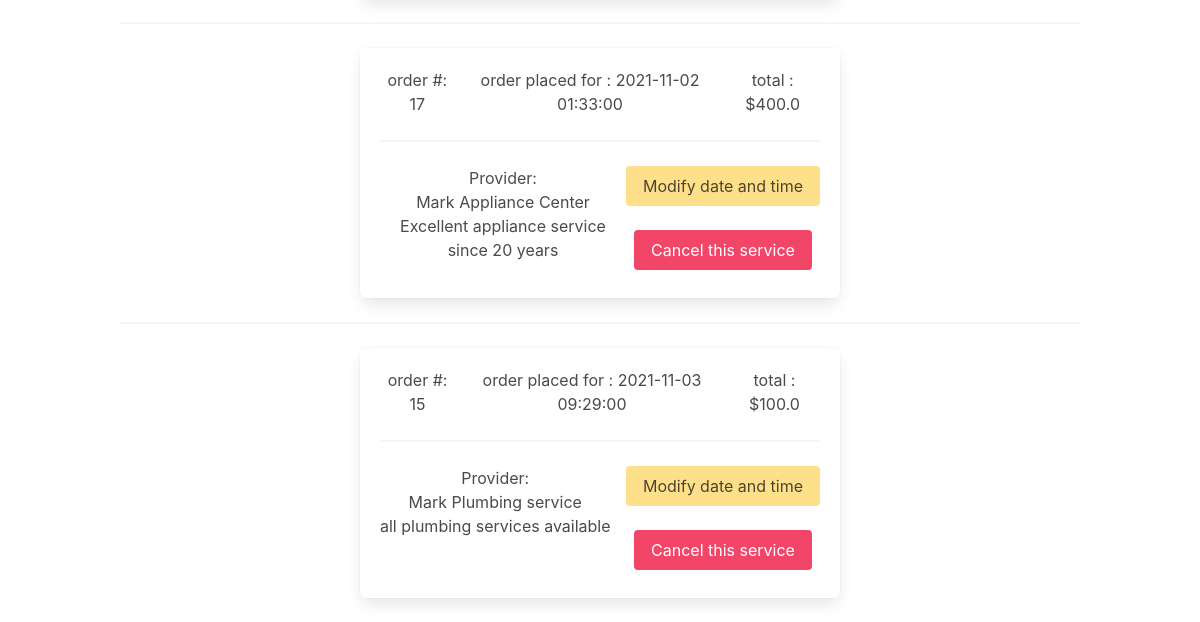
The page /order_history (lower part) on the database as committed earlier.
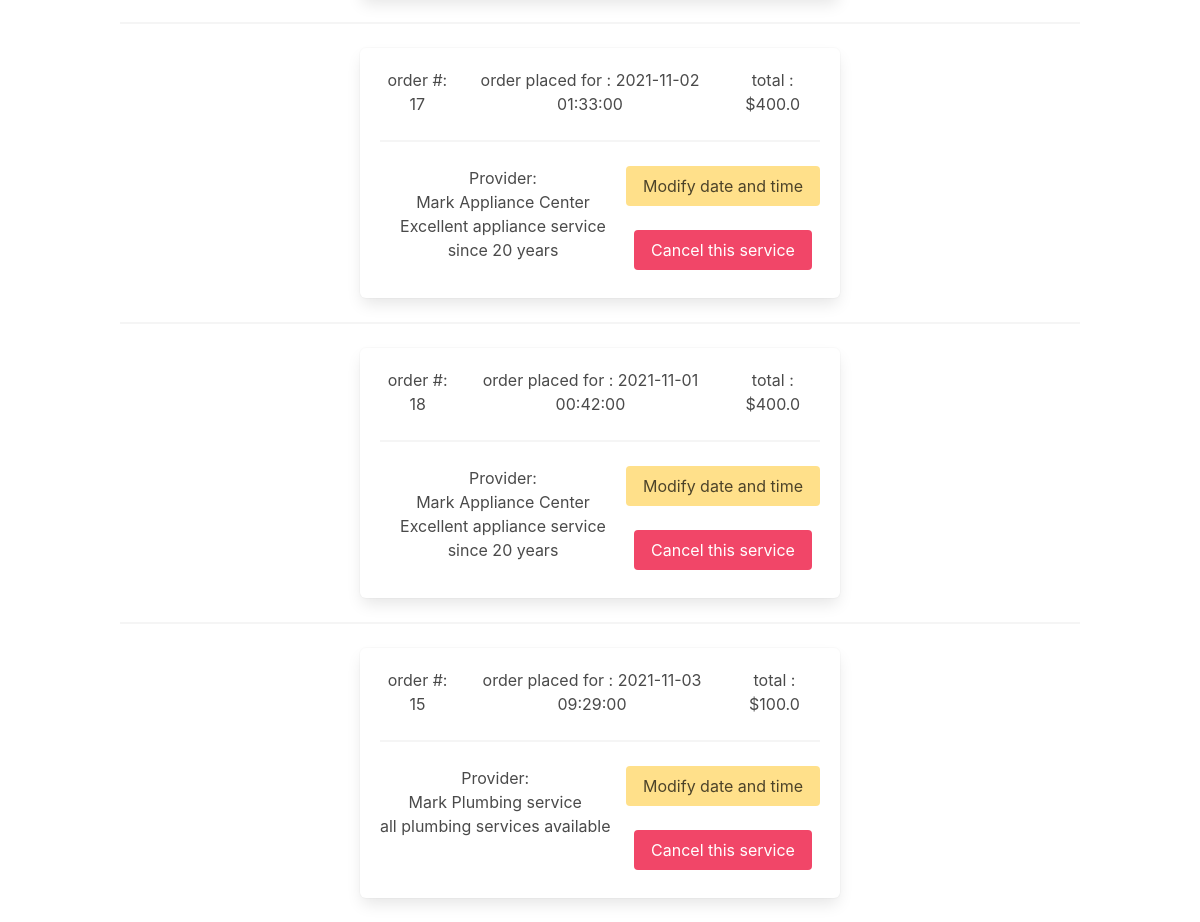
The same page on the database as committed later.
### serveme/models.py (models this page shows, shortened)
class Order (db.Model):
    order_id        = db.Column(db.Integer, primary_key=True)
    provider_id     = db.Column(db.Integer, nullable=False)
    service_id      = db.Column(db.Integer, nullable=False)
    userID         = db.Column(db.Integer, db.ForeignKey('user.userID'), nullable=False)
    cost            = db.Column(db.Float(precision=2), nullable=False)
    review_id       = db.Column(db.Integer)
    description     = db.Column(db.String(255))
    date            = db.Column(db.DateTime())

class Service (db.Model):
    __searchable__  = ['description']
    provider_id     = db.Column(db.Integer, db.ForeignKey('provider.provider_id'), nullable=False)
    service_id      = db.Column(db.Integer, nullable=False, primary_key=True)
    rating_avg      = db.Column(db.Float(precision=2), nullable=False)
    service_name    = db.Column(db.String(20), nullable=False)
    cost            = db.Column(db.Float(precision=2), nullable=False)
    description     = db.Column(db.String(255), nullable=False)
    category        = db.Column(db.String(20), nullable=False)

### serveme/main.py (the view)
@main.route('/order_history')
def order_history():
    orders = Order.query.all()
    services = Service.query.all()
    return render_template('order_history.html', orders=orders, services=services)

### serveme/templates/order_history.html (shortened to what this page needs)
{% extends "base.html" %}
{% block content %}
<h1>
  <br>
   {%for service in services%}
    {%for order in orders%}
      {%if order.provider_id==service.provider_id and order.service_id==service.service_id%}
      <hr>
    <div class="box" style="height:250px; margin:auto; width:50%">
      <div style="display:flex; flex-direction: horizontal; justify-content: space-around;">
        <div>order #: {{order.order_id}}</div>
        <div>order placed for : {{order.date}}</div>
        <div>total : ${{order.cost}}</div>
      </div>
      <hr>
        <div style="display: flex; flex-direction: horizontal;">
          <div>
            Provider:
            <br>
            {{service.service_name}}
            <br>
            {{service.description}}
          </div>
          <br>
          <div style="margin-left:auto">
            <button class="button is-warning">Modify date and time</button>
            <br>
            <br>
            <button class="button is-danger">Cancel this service</button>
          </div>
        </div>
    </div>
        {%endif%}
      {%endfor%}
    {%endfor%}
   <br>
</h1>
{% endblock %}

### serveme/templates/base.html (shortened to what this page needs)
<!DOCTYPE html>
<html>
<head>
    <link rel="stylesheet" href="https://cdnjs.cloudflare.com/ajax/libs/bulma/0.7.2/css/bulma.min.css" />
    <link rel="stylesheet" href="{{ url_for('static', filename='styles.css') }}">
</head>
<body>
    <section class=" is-fullheight">
            <div class="container has-text-centered " >
               {% block content %}
               {% endblock %}
            </div>
    </section>
</body>
</html>

Rows that differ between the two databases and show on the page:
added Order: order_id "18", date "2021-11-01 00:42:00", cost "400.0", {{ service.service_name }} "Mark Appliance Center", {{ service.description }} "Excellent appliance service since 20 years", shown under Service "Mark Appliance Center"
